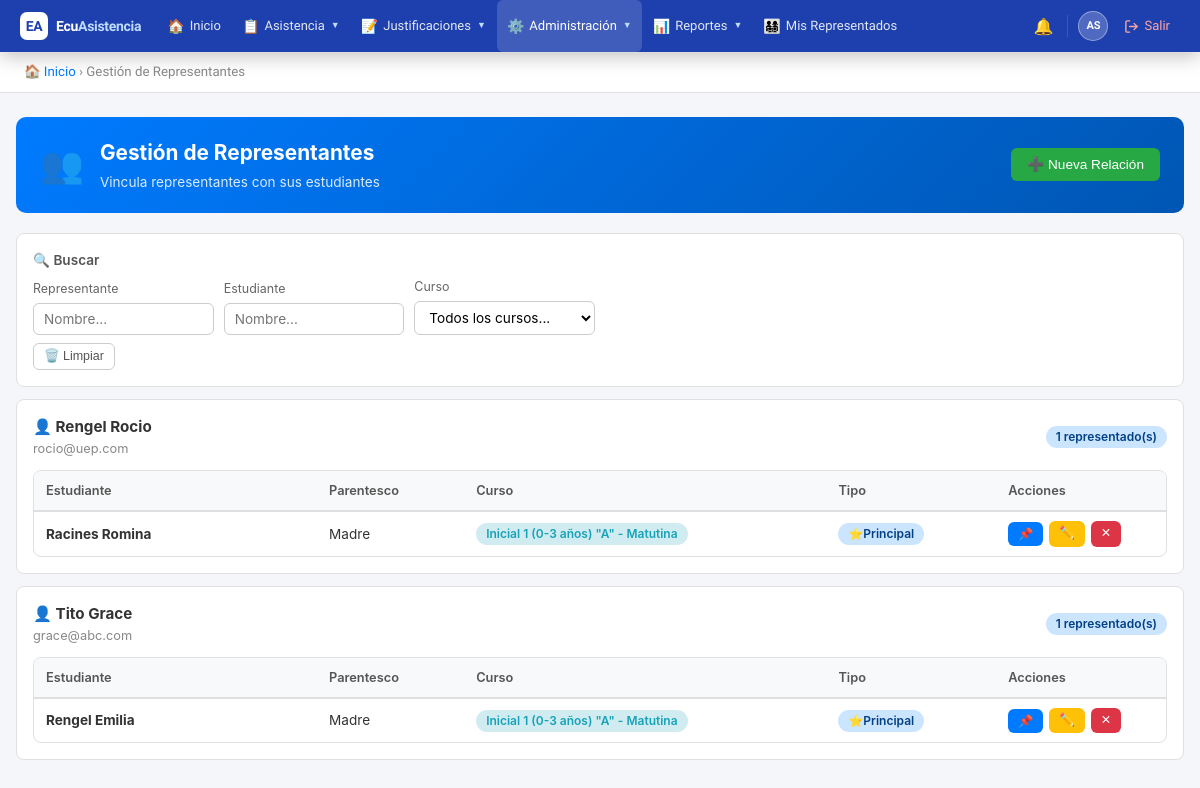
The app's page /public/?action=manage_representatives (signed in), older data.
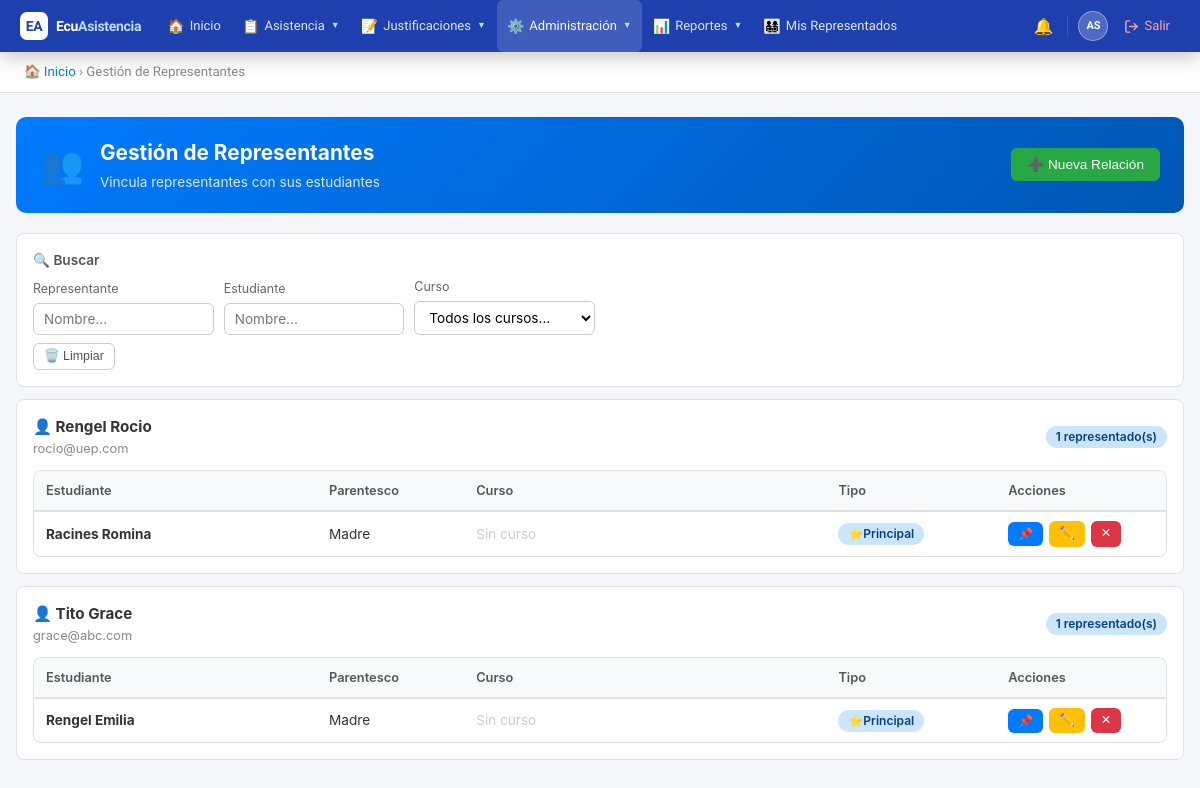
The same page, newer data.
### tables this page shows
CREATE TABLE `users` (
  `id` int(11) NOT NULL AUTO_INCREMENT,
  `institution_id` int(11) NOT NULL,
  `username` varchar(50) NOT NULL,
  `email` varchar(191) DEFAULT NULL,
  `password` varchar(255) NOT NULL,
  `first_name` varchar(100) NOT NULL,
  `last_name` varchar(100) NOT NULL,
  `dni` varchar(20) DEFAULT NULL,
  `phone` varchar(20) DEFAULT NULL,
  `reset_token` varchar(255) DEFAULT NULL,
  `reset_expires` datetime DEFAULT NULL,
  `is_active` tinyint(1) DEFAULT 1,
  `is_superadmin` tinyint(1) NOT NULL DEFAULT 0,
  `created_at` timestamp NOT NULL DEFAULT current_timestamp(),
  `updated_at` timestamp NOT NULL DEFAULT current_timestamp() ON UPDATE current_timestamp(),
  PRIMARY KEY (`id`),
  UNIQUE KEY `username` (`username`),
  UNIQUE KEY `email` (`email`),
  UNIQUE KEY `dni` (`dni`),
  KEY `institution_id` (`institution_id`),
  CONSTRAINT `users_ibfk_1` FOREIGN KEY (`institution_id`) REFERENCES `institutions` (`id`)
);

CREATE TABLE `representatives` (
  `id` int(11) NOT NULL AUTO_INCREMENT,
  `representative_id` int(11) NOT NULL,
  `student_id` int(11) NOT NULL,
  `relationship` varchar(50) DEFAULT NULL,
  `is_primary` tinyint(1) DEFAULT 0,
  `created_at` timestamp NOT NULL DEFAULT current_timestamp(),
  PRIMARY KEY (`id`),
  UNIQUE KEY `unique_rep_student` (`representative_id`,`student_id`),
  KEY `student_id` (`student_id`),
  CONSTRAINT `representatives_ibfk_1` FOREIGN KEY (`representative_id`) REFERENCES `users` (`id`),
  CONSTRAINT `representatives_ibfk_2` FOREIGN KEY (`student_id`) REFERENCES `users` (`id`)
);

CREATE TABLE `courses` (
  `id` int(11) NOT NULL AUTO_INCREMENT,
  `institution_id` int(11) NOT NULL,
  `school_year_id` int(11) NOT NULL,
  `name` varchar(100) NOT NULL,
  `grade_level` varchar(50) DEFAULT NULL,
  `parallel` varchar(10) DEFAULT NULL,
  `shift_id` int(11) NOT NULL,
  `created_at` timestamp NOT NULL DEFAULT current_timestamp(),
  `updated_at` timestamp NOT NULL DEFAULT current_timestamp() ON UPDATE current_timestamp(),
  PRIMARY KEY (`id`),
  KEY `institution_id` (`institution_id`),
  KEY `school_year_id` (`school_year_id`),
  KEY `shift_id` (`shift_id`),
  CONSTRAINT `courses_ibfk_1` FOREIGN KEY (`institution_id`) REFERENCES `institutions` (`id`),
  CONSTRAINT `courses_ibfk_2` FOREIGN KEY (`school_year_id`) REFERENCES `school_years` (`id`),
  CONSTRAINT `courses_ibfk_3` FOREIGN KEY (`shift_id`) REFERENCES `shifts` (`id`)
);

### controllers/RepresentativeController.php (called while the page is built, shortened)
<?php
require_once BASE_PATH . '/models/Representative.php';
require_once BASE_PATH . '/models/User.php';
class RepresentativeController {
    private $userModel;
    public function __construct() {
        $db = new Database();
        $this->representativeModel = new Representative($db);
        $this->userModel = new User($db);
    }
    public function manageRepresentatives() {
        $representatives = $this->userModel->getByRole('representante');
        include BASE_PATH . '/views/representatives/manage.php';
    }
}

### config/database.php (called while the page is built)
<?php
class Database {
    private $host = 'localhost';
    private $db = 'ecuasistencia2026_db';
    private $user = 'root';
    private $pass = '';
    private $charset = 'utf8mb4';
    private $pdo;
    public function connect() {
        if ($this->pdo === null) {
            $dsn = "mysql:host={$this->host};dbname={$this->db};charset={$this->charset}";
            $options = [
                PDO::ATTR_ERRMODE => PDO::ERRMODE_EXCEPTION,
                PDO::ATTR_DEFAULT_FETCH_MODE => PDO::FETCH_ASSOC,
                PDO::ATTR_EMULATE_PREPARES => false,
            ];
            try {
                $this->pdo = new PDO($dsn, $this->user, $this->pass, $options);
            } catch (PDOException $e) {
                die('Error de conexión: ' . $e->getMessage());
            }
        }
        return $this->pdo;
    }
}

### models/User.php (called while the page is built, shortened)
<?php
class User {
    public $db;
    public function __construct($database) {
        $this->db = $database->connect();
    }
    public function getByRole($roleName) {
        $sql = "SELECT u.* FROM users u
                INNER JOIN user_roles ur ON u.id = ur.user_id
                INNER JOIN roles r ON ur.role_id = r.id
                WHERE r.name = :role_name AND u.institution_id = :institution_id
                ORDER BY u.last_name, u.first_name";
        $stmt = $this->db->prepare($sql);
        $stmt->execute([
            ':role_name' => $roleName,
            ':institution_id' => $_SESSION['institution_id']
        ]);
        return $stmt->fetchAll();
    }
}

### models/Representative.php (called while the page is built, shortened)
<?php
class Representative {
    private $db;
    public function __construct($database) {
        $this->db = $database->connect();
    }
    public function getStudentsByRepresentative($representativeId) {
        $sql = "SELECT u.*, r.relationship, r.is_primary, c.name as course_name, sh.name as shift_name
                FROM users u
                INNER JOIN representatives r ON u.id = r.student_id
                LEFT JOIN course_students cs ON u.id = cs.student_id
                LEFT JOIN courses c ON cs.course_id = c.id
                LEFT JOIN shifts sh ON c.shift_id = sh.id
                WHERE r.representative_id = :representative_id
                ORDER BY r.is_primary DESC, u.last_name, u.first_name";
        $stmt = $this->db->prepare($sql);
        $stmt->execute([':representative_id' => $representativeId]);
        return $stmt->fetchAll();
    }
}

### views/representatives/manage.php (the view, shortened to what the changed rows need)
<!DOCTYPE html>
<html lang="es">
<head>
</head>
<body>
<?php include BASE_PATH . '/views/partials/navbar.php'; ?>
<div class="container">
    <div class="page-header blue">
        <div>
            <h1>Gestión de Representantes</h1>
        </div>
    </div>
    <div id="rep-list">
        <?php
        foreach($representatives as $rep):
            $children = $this->representativeModel->getStudentsByRepresentative($rep['id']);
            if(!count($children)) continue;
        ?>
        <div class="rep-block"
             data-repname="<?= htmlspecialchars($rep['last_name'] . ' ' . $rep['first_name']) ?>">
            <div class="rep-block-header">
                <div>
                    <div class="rep-name">👤 <?= htmlspecialchars($rep['last_name'] . ' ' . $rep['first_name']) ?></div>
                    <div class="rep-email"><?= htmlspecialchars($rep['email']) ?></div>
                </div>
                <span class="badge badge-blue"><?= count($children) ?> representado(s)</span>
            </div>
            <div class="table-wrap" style="margin-bottom:0;">
                <table style="table-layout:fixed;width:100%;">
                    <colgroup>
                        <col style="width:25%;">
                        <col style="width:13%;">
                        <col style="width:32%;">
                        <col style="width:15%;">
                        <col style="width:15%;">
                    </colgroup>
                    <thead>
                        <tr>
                            <th>Estudiante</th>
                            <th>Parentesco</th>
                            <th>Curso</th>
                            <th>Tipo</th>
                            <th>Acciones</th>
                        </tr>
                    </thead>
                    <tbody>
                        <?php foreach($children as $child): ?>
                        <tr class="student-row"
                            data-student="<?= htmlspecialchars($child['last_name'] . ' ' . $child['first_name']) ?>"
                            data-course="<?= htmlspecialchars($child['course_name'] ?? '') ?>">
                            <td><strong><?= htmlspecialchars($child['last_name'] . ' ' . $child['first_name']) ?></strong></td>
                            <td><?= htmlspecialchars($child['relationship']) ?></td>
                            <td>
                                <?php if($child['course_name']): ?>
                                    <span class="badge badge-teal"><?= htmlspecialchars($child['course_name']) ?></span>
                                <?php else: ?>
                                    <span style="color:#ccc;">Sin curso</span>
                                <?php endif; ?>
                            </td>
                            <td>
                                <?php if($child['is_primary']): ?>
                                    <span class="badge badge-blue">⭐Principal</span>
                                <?php else: ?>
                                    <span class="badge badge-red">📌Secundario</span>
                                <?php endif; ?>
                            </td>
                            <td>
                                <div class="actions-cell">
                                    <a href="?action=toggle_primary_representative&rep_id=<?= $rep['id'] ?>&student_id=<?= $child['id'] ?>"
                                       class="btn-toggle-primary btn-toggle-on"
                                       title="<?= $child['is_primary'] ? 'Cambiar a Secundario' : 'Cambiar a Principal' ?>">
                                        <?= $child['is_primary'] ? '📌' : '⭐' ?>
                                    </a>
                                    <button class="btn btn-warning btn-sm"
                                        onclick="openEdit(<?= $rep['id'] ?>, <?= $child['id'] ?>,
                                            '<?= addslashes(htmlspecialchars($rep['last_name'] . ' ' . $rep['first_name'])) ?>',
                                            '<?= addslashes(htmlspecialchars($child['last_name'] . ' ' . $child['first_name'])) ?>',
                                            '<?= addslashes(htmlspecialchars($child['relationship'])) ?>',
                                            <?= $child['is_primary'] ? 1 : 0 ?>)"
                                        title="Editar relación">✏️</button>
                                    <button class="btn btn-danger btn-sm"
                                        onclick="confirmRemove(<?= $rep['id'] ?>, <?= $child['id'] ?>,
                                            '<?= addslashes(htmlspecialchars($rep['last_name'] . ' ' . $rep['first_name'])) ?>',
                                            '<?= addslashes(htmlspecialchars($child['last_name'] . ' ' . $child['first_name'])) ?>')"
                                        title="Eliminar relación">✕</button>
                                </div>
                            </td>
                        </tr>
                        <?php endforeach; ?>
                    </tbody>
                </table>
            </div>
        </div>
        <?php endforeach; ?>
    </div>
</div>
</body>
</html>

Row changes from the older to the newer data that the page shows:
no longer on this page (row edited): users: last_name+first_name "Racines Romina", representatives.relationship "Madre", courses.name "Inicial 1 (0-3 años) \"A\" - Matutina", shown under "Rengel Rocio"
no longer on this page (row edited): users: last_name+first_name "Rengel Emilia", representatives.relationship "Madre", courses.name "Inicial 1 (0-3 años) \"A\" - Matutina", shown under "Tito Grace"
changed users "Rengel Rocio": gains representatives (student.first_name "Racines Romina", relationship "Madre", shows "Sin curso", is_primary "⭐Principal")
changed users "Tito Grace": gains representatives (student.first_name "Rengel Emilia", relationship "Madre", shows "Sin curso", is_primary "⭐Principal")
